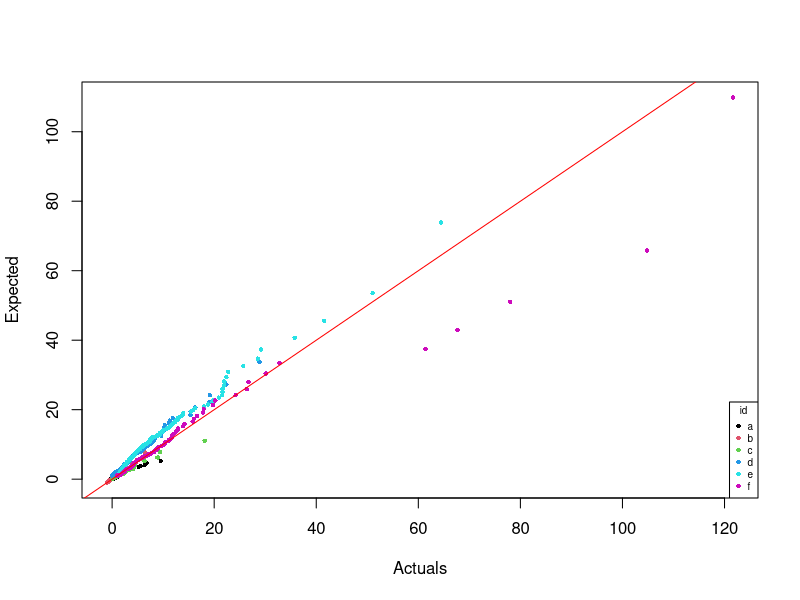
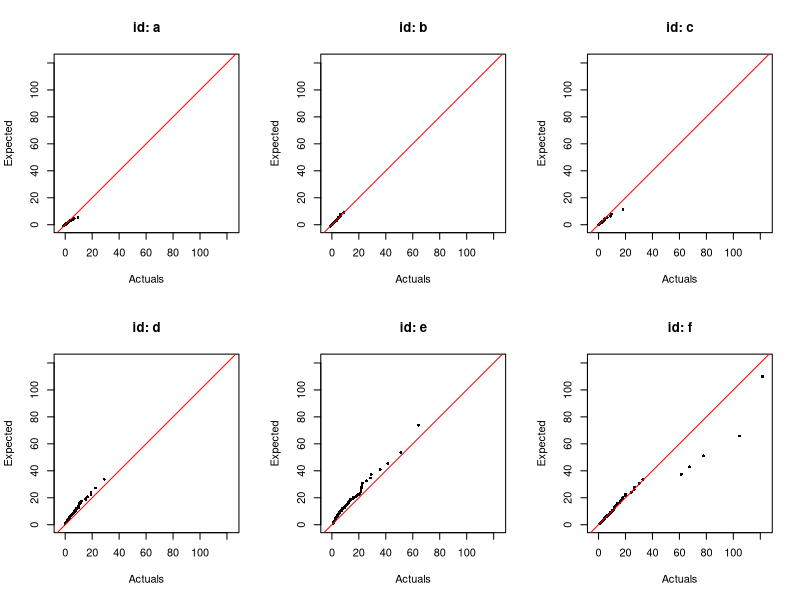
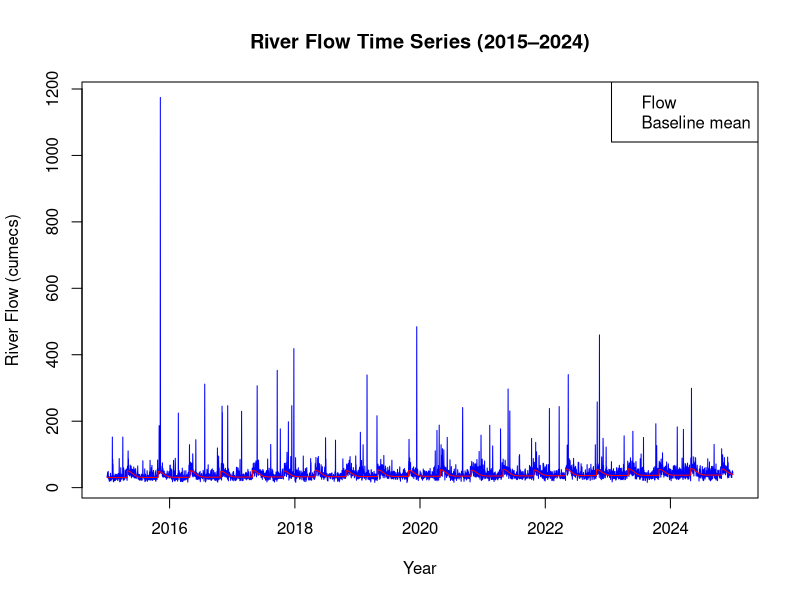
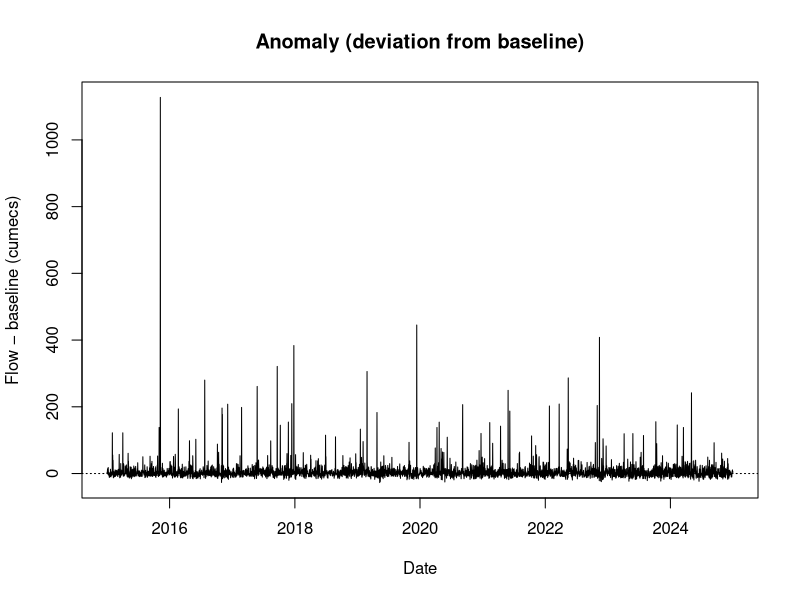

Generate these figures, in order, with R:
## ---- chunk 1
qgpd <- function (p, sigma=1, xi=0, u=0){
  if (p<0||p>1){
    return(warning("NaNs produced - p must be between 0 and 1")) 
  }
  else if (sigma<=0){
    return(warning("NaNs produced - sigma must be greater than 0")) 
  }
  else if (xi != 0){
    return(u + ((1-p)^(-xi)-1) * sigma / xi)
  } else {
    return(u - sigma * log(1-p))
  }
}
## ---- chunk 2
qgpd(0.5,2,-0.4,1.5)
qgpd(0.75,2,-0.4,1.5)
qgpd(0.99,2,-0.4,1.5)
## ---- chunk 3
#| echo: false

# Reading our inputs:
gpd_parameters <- read.csv("gpd_parameters.csv")
gpd_samples <- read.csv("gpd_samples.csv")

# Mapping from our samples vector to our parameters table: 
row <- match(gpd_samples$set_id, gpd_parameters$id)

# Ranking our samples:
class_ranking <- ave(gpd_samples$value, gpd_samples$set_id, FUN = rank)

# Using our samples to generate our p-values:
n <- gpd_parameters$size[row]
p <- (class_ranking - 0.5) / n

# To enable vectors as inputs:
qgpd_vec <- function(p, sigma=1, xi=0, u=0){
  ifelse(
    xi == 0,
    u - sigma * log(1 - p), 
    u + ((1 - p)^(-xi) - 1) * sigma / xi 
  )
}

# Formatting (necessary for the legend):
f   <- factor(gpd_samples$set_id)
cols <- as.integer(f)
ptch <- 16
pt.cex <- 0.6

expected_q <- qgpd_vec(
  p, 
  gpd_parameters$sigma[row], 
  gpd_parameters$xi[row],
  gpd_parameters$u[row]
)

# Graphing our actual vs expected (using our p-values to generate our expected):
plot(
x = gpd_samples$value, 
y = expected_q,
xlab = "Actuals",
ylab = "Expected",
col = cols,
pch = ptch,
cex = pt.cex
)

# Adding our y=x line:
abline(0,1,col="red")

# Adding our legend:
legend(
  "bottomright",
  title = "id",
  legend = levels(f),
  col = 1:6,
  pch = ptch,
  cex = pt.cex,
  bty = "o")

## ---- chunk 4
#| echo: false

# Making six QQ plots (with one per id):
ids <- levels(f)
limits <- range(c(gpd_samples$value, expected_q), finite = TRUE)

# Setting up the grid for our 6 smaller QQ plots:
op <- par(mfrow = c(2, 3))

# Building our plots:
for(id in ids){
  ii <- gpd_samples$set_id == id
  plot(
    x = gpd_samples$value[ii],
    y = expected_q[ii],
    xlab = "Actuals",
    ylab = "Expected",
    main = paste("id:", id),
    pch  = ptch,
    cex  = pt.cex,
    xlim = limits,
    ylim = limits,
    asp  = 1
  )
  abline(0, 1, col = "red")
}

# Reverting from grids back to normal:
par(op)

## ---- chunk 5
#| echo: false

# Reading our inputs:
riverflow <- read.csv("riverflow_2015_2024.csv")

# Formating dates:
riverflow$date <- as.Date(riverflow$date, format = "%Y-%m-%d")

# Time Series of flow data:
plot(
x = riverflow$date,
y = riverflow$flow,
type = "l",
col = "blue",
xlim = range(riverflow$date, na.rm = TRUE),
ylim = range(riverflow$flow, na.rm = TRUE),
xlab = "Year",
ylab = "River Flow (cumecs)",
main = "River Flow Time Series (2015–2024)"
)

# Time Series of baseline mean:
lines(
x = riverflow$date,
y = riverflow$baseline_mean,
col = "red",
lty = c(1, 2)
)

# Legend:
legend(
"topright",
legend = c("Flow", "Baseline mean"),
col = c("blue", "red"), 
bty = "o")



plot(
x = riverflow$date,
y = riverflow$flow - riverflow$baseline_mean,
type = "l",
xlab = "Date", 
ylab = "Flow − baseline (cumecs)",
main = "Anomaly (deviation from baseline)"
)
abline(h = 0, lty = 3)


## ---- chunk 6
#| echo: false
